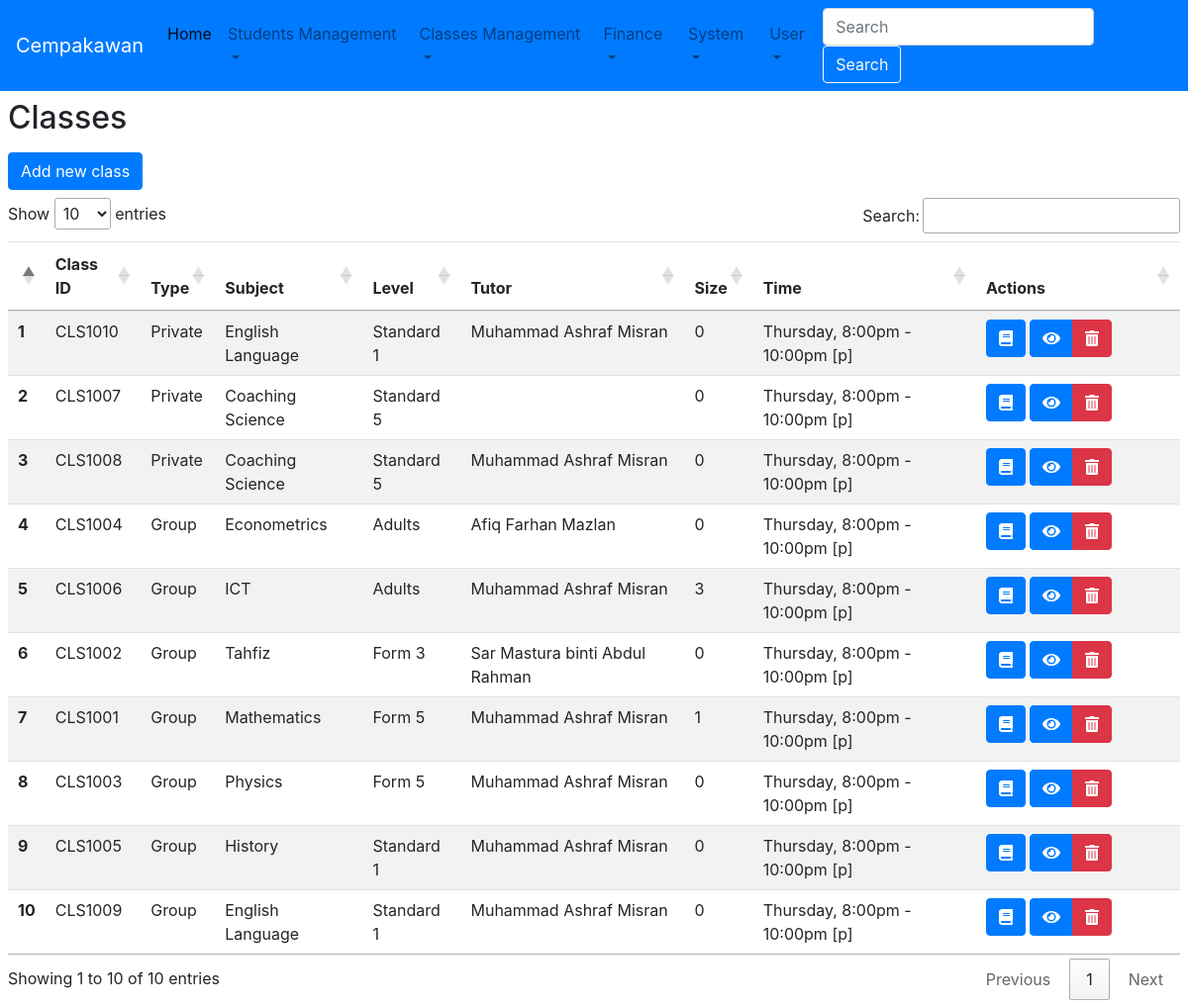
Page /index.php?m=classes (signed in) on the committed database.
### tables this page shows
CREATE TABLE `classes` (
  `id` int(11) NOT NULL AUTO_INCREMENT,
  `is_group` tinyint(1) NOT NULL DEFAULT '1',
  `subject` text NOT NULL,
  `level` text NOT NULL,
  `tutor` int(11) NOT NULL,
  `tutor_rate` int(11) NOT NULL,
  `day` date NOT NULL,
  `start_on` time NOT NULL,
  `end_on` time NOT NULL,
  PRIMARY KEY (`id`)
);

### view-classes.php (the view, shortened to what this page needs)
<main class="m-2">
	<h2>Classes</h2>
	<div>
		<a href="?m=add-class" class="btn btn-primary my-2">Add new class</a>
	</div>
	<table class="table table-hover table-striped w-100 datatable">
		<thead>
			<tr>
				<th></th>
				<th>Class ID</th>
				<th>Type</th>
				<th>Subject</th>
				<th>Level</th>
				<th>Tutor</th>
				<th>Size</th>
				<th>Time</th>
				<th width="170">Actions</th>
			</tr>
		</thead>
		<tbody>
			<?php
				$i   = 0;
				$run = $conn->query("SELECT *,(SELECT count(*) FROM enrolls WHERE enrolls.class = classes.id) AS no_student,(SELECT name FROM tutors WHERE tutors.id = classes.tutor) AS tutor_name FROM classes ORDER BY is_group,level");
				while ( $row = $run->fetch_assoc() ){
					$i++;
			?>
				<tr>
					<th><?php echo $i; ?></th>
					<td>CLS<?php echo 1000+$row['id'] ?></td>
					<td><?php if($row['is_group']){echo 'Group';}else{echo "Private";} ?></td>
					<td><?php echo $row['subject'] ?></td>
					<td><?php echo $row['level'] ?></td>
					<td><?php echo $row['tutor_name'] ?></td>
					<td><?php echo $row['no_student'] ?></td>
					<td>Thursday, 8:00pm - 10:00pm [p]</td>
					<td width="150px">
						<a title="Enroll student" href="?m=enroll-student" class="btn hastooltip btn-primary text-white"><i class="fas fa-book"></i></a>
						<div class="btn-group">
							<button title="View" class="btn hastooltip btn-primary" data-toggle="modal" data-target="#student-detail"><i class="fas fa-eye"></i></button>
							<button title="Remove class" class="btn hastooltip btn-danger" data-toggle="modal" data-target="remove-student"><i class="fas fa-trash-alt"></i></button>
						</div>
					</td>
				</tr>
			<?php } ?>
		</tbody>
	</table>
</main>

### index.php (shortened to what this page needs)
<!DOCTYPE html>
<html>
<head>
	<link rel="stylesheet" href="https://stackpath.bootstrapcdn.com/bootstrap/4.1.0/css/bootstrap.min.css">
	<link rel="stylesheet" type="text/css" href="https://cdn.datatables.net/1.10.16/css/jquery.dataTables.min.css">
	<link href="https://cdnjs.cloudflare.com/ajax/libs/select2/4.0.6-rc.0/css/select2.min.css" rel="stylesheet" />
	<link rel="stylesheet" type="text/css" href="https://cdn.jsdelivr.net/npm/daterangepicker/daterangepicker.css" />
</head>
<body>
	<?php
		if( !isset($_SESSION['user']['id']) ){
			if( !isset($_GET['m']) ){
				include 'view-login.php';
			}else{
				switch ($_GET['m']) {
					case 'register':
						include 'view-register-user.php';
						break;
					case 'forgot-password':
						include 'view-forgot-password.php';
						break;
					default:
						include 'view-login.php';
				}
			}
		}else{
			if( !isset( $_SESSION['user']['locked'] ) OR $_SESSION['user']['locked'] == FALSE ){
				include('navbar.php');
				if ( !isset($_GET['m']) ) {
					include 'view-homepage.php';
				}else{
					if( $_GET['m'] == '' ){
						include 'view-homepage.php';
					}else{
						include 'view-'.$_GET['m'].'.php';
					}
				}
			}else{
				include 'view-locked-user.php';
			}
		}
	?>
</body>
</html>

### navbar.php (shortened to what this page needs)
<nav class="navbar navbar-expand-lg navbar-light bg-primary">
  <a class="navbar-brand text-white" href="index.php">Cempakawan</a>
  <div class="collapse navbar-collapse" id="navbarSupportedContent">
    <ul class="navbar-nav mr-auto">
      <li class="nav-item active">
        <a class="nav-link" href="?m=">Home <span class="sr-only">(current)</span></a>
      </li>
      <li class="nav-item dropdown">
        <a class="nav-link dropdown-toggle" data-toggle="dropdown" href="#" role="button" aria-haspopup="true" aria-expanded="false">Students Management</a>
      </li>
      <li class="nav-item dropdown">
        <a class="nav-link dropdown-toggle" data-toggle="dropdown" href="#" role="button" aria-haspopup="true" aria-expanded="false">Classes Management</a>
      </li>
      <li class="nav-item dropdown">
        <a class="nav-link dropdown-toggle" data-toggle="dropdown" href="#" role="button" aria-haspopup="true" aria-expanded="false">Finance</a>
      </li>
      <li class="nav-item dropdown">
        <a class="nav-link dropdown-toggle" data-toggle="dropdown" href="#" role="button" aria-haspopup="true" aria-expanded="false">System</a>
      </li>
      <li class="nav-item dropdown">
        <a class="nav-link dropdown-toggle" data-toggle="dropdown" href="#" role="button" aria-haspopup="true" aria-expanded="false">User</a>
      </li>
    </ul>
    <form class="form-inline my-2 my-lg-0">
      <input class="form-control mr-sm-2" type="search" placeholder="Search" aria-label="Search">
      <button class="btn btn-outline-light my-2 my-sm-0" type="submit">Search</button>
    </form>
  </div>
</nav>

### rows in the picture
classes: 1000+$row['id'] "1010", is_group "Private", subject "English Language", level "Standard 1", tutor_name "Muhammad Ashraf Misran", no_student "0"
classes: 1000+$row['id'] "1007", is_group "Private", subject "Coaching Science", level "Standard 5", no_student "0"
classes: 1000+$row['id'] "1008", is_group "Private", subject "Coaching Science", level "Standard 5", tutor_name "Muhammad Ashraf Misran", no_student "0"
classes: 1000+$row['id'] "1004", is_group "Group", subject "Econometrics", level "Adults", tutor_name "Afiq Farhan Mazlan", no_student "0"
classes: 1000+$row['id'] "1006", is_group "Group", subject "ICT", level "Adults", tutor_name "Muhammad Ashraf Misran", no_student "3"
classes: 1000+$row['id'] "1002", is_group "Group", subject "Tahfiz", level "Form 3", tutor_name "Sar Mastura binti Abdul Rahman", no_student "0"
classes: 1000+$row['id'] "1001", is_group "Group", subject "Mathematics", level "Form 5", tutor_name "Muhammad Ashraf Misran", no_student "1"
classes: 1000+$row['id'] "1003", is_group "Group", subject "Physics", level "Form 5", tutor_name "Muhammad Ashraf Misran", no_student "0"
classes: 1000+$row['id'] "1005", is_group "Group", subject "History", level "Standard 1", tutor_name "Muhammad Ashraf Misran", no_student "0"
classes: 1000+$row['id'] "1009", is_group "Group", subject "English Language", level "Standard 1", tutor_name "Muhammad Ashraf Misran", no_student "0"
